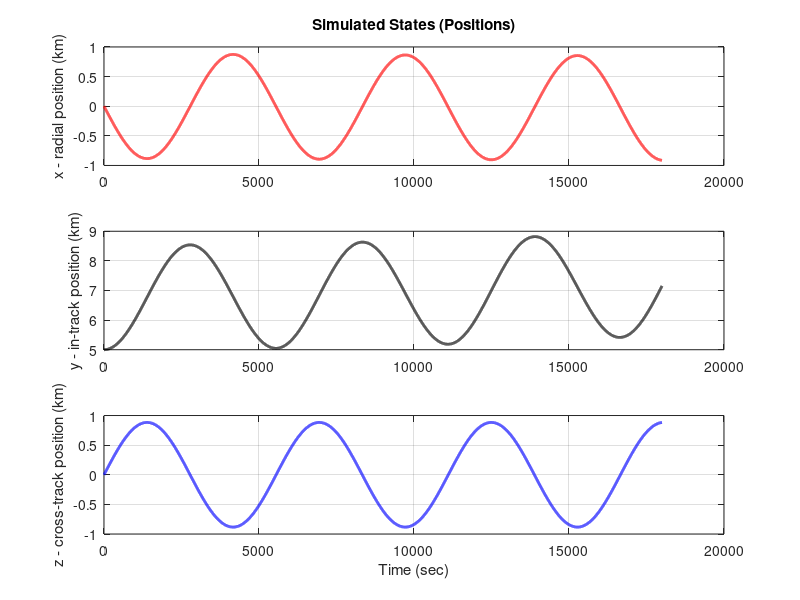
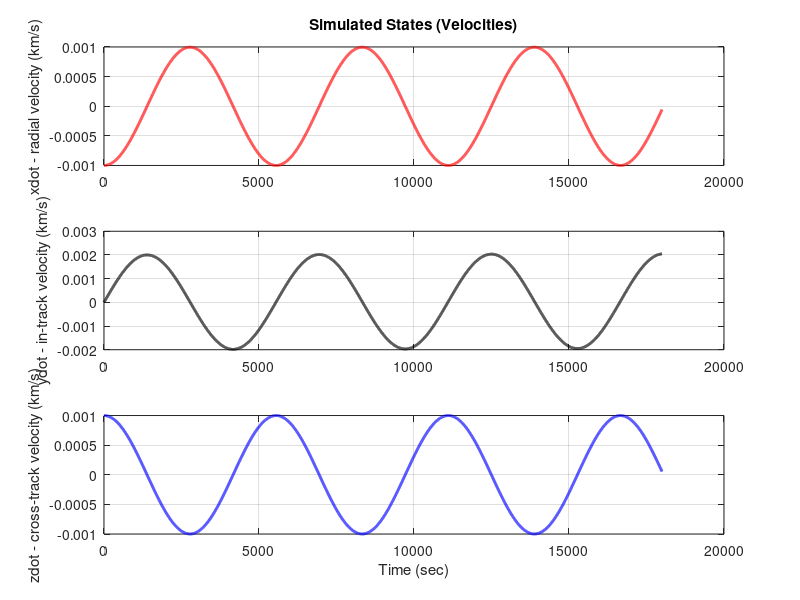
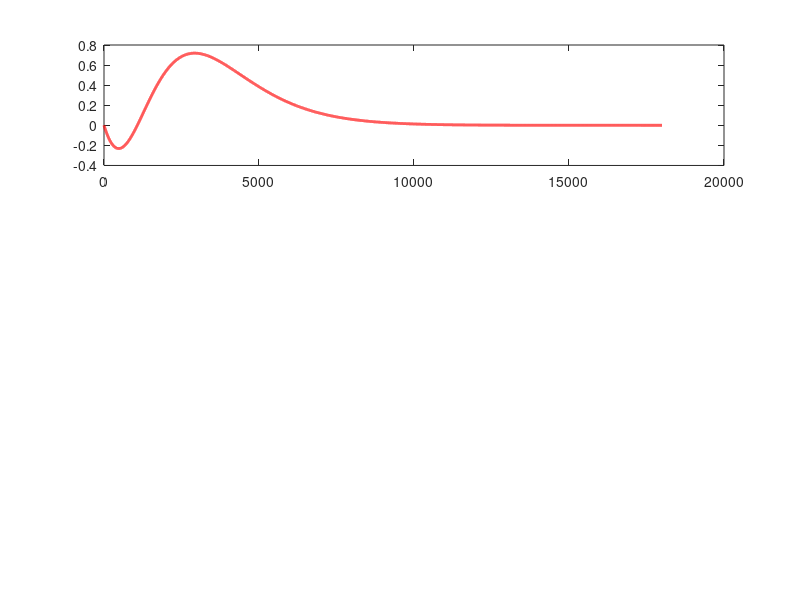

Reproduce these figures in MATLAB, in order. (Note: this script raises an error after producing the figures.)
%% ASEN 5014 - Linear Control Systems
% Final Project
% Galen Savidge, Aniket Goel, Andrew Palski

clear; close all; format shortG; clc;
%% PART A: Linear Systems Analysis
% Question 2:
% Linear system
n = sqrt(398600/6778^3);
A = [0 0 0 1 0 0;
     0 0 0 0 1 0;
     0 0 0 0 0 1;
     3*n^2 0 0 0 2*n 0;
     0 0 0 -2*n 0 0;
     0 0 -n^2 0 0 0];
B = [0 0 0;
     0 0 0;
     0 0 0;
     1 0 0;
     0 1 0;
     0 0 1];
C = [1 0 0 0 0 0;
     0 1 0 0 0 0;
     0 0 1 0 0 0];
D = [0 0 0;
     0 0 0;
     0 0 0];
G = [0;0;0;0;1;0]; %disturbance matrix, disturbance only affects in track dynamics
B_tot = [B,G];
D_tot = [D,[0;0;0]];
%x0 = [0; 10; 0; 0; 0; .001]; % initial condition
%x0 = [-.75; 5; 0; -.001; 0; .001];
x0 = [0; 5; 0; -.001; 0; .001];
r = [0; 5; 0; 0; 0; 0]; % reference 
d = -1e-9; % disturbance %CHANGE: set to 1 um/s vs 1 m/s

% Eigenvalues
[E, L] = eig(A);
evals = diag(L);

% Simulated plant dynamics with no control and including disturbances
u = [0;0;0];
u_tot = [u;d]';
ts = 0:1:18000;
us = u_tot + zeros(length(ts),4);
sys_OL = ss(A,B_tot,C,D_tot);
[ys,~,xs] = lsim(sys_OL,us,ts,x0);
figure();
ax = subplot(3,1,1);
plot(ax,ts,xs(:,1),'LineWidth',2,'Color','r')
ylabel('x - radial position (km)')
title('Simulated States (Positions)')
grid on
ax = subplot(3,1,2);
plot(ax,ts,xs(:,2),'LineWidth',2,'Color','k')
ylabel('y - in-track position (km)')
grid on
ax = subplot(3,1,3);
plot(ax,ts,xs(:,3),'LineWidth',2,'Color','b')
ylabel('z - cross-track position (km)')
xlabel('Time (sec)')
grid on

figure()
ax = subplot(3,1,1);
plot(ax,ts,xs(:,4),'LineWidth',2,'Color','r')
ylabel('xdot - radial velocity (km/s)')
title('Simulated States (Velocities)')
grid on
ax = subplot(3,1,2);
plot(ax,ts,xs(:,5),'LineWidth',2,'Color','k')
ylabel('ydot - in-track velocity (km/s)')
grid on
ax = subplot(3,1,3);
plot(ax,ts,xs(:,6),'LineWidth',2,'Color','b')
ylabel('zdot - cross-track velocity (km/s)')
xlabel('Time (sec)')
grid on

% Question 3
% Reachability/Controllability
P = [B A*B A^2*B A^3*B A^4*B A^5*B]; 
rank(P) % = 6 = n, so reachable

% Observability
O = [C; C*A; C*A^2; C*A^3; C*A^4; C*A^5];
rank(O) % = 6 = n, so completely observable

%% PART B
% Question 4: Full State Feedback

% Try without integral control at first

%K = place(A,B,...
    %[-0.0010652 -0.0016794 -0.0013118 -.0018838 -.00088127 -.00090389]);
    %[-0.0006734 -0.0013248 -0.0015337 -0.0018912 -0.0019766 -0.0013533]);
    %[-0.0014447 -0.0019018 -0.00079164 -0.0013151 -0.0010307 -0.00079626]);
%K = place(A,B,[-.00079626 -.00079164 -.002*rand(1,4)]);
K = place(A,B,...
    [-0.00110777413157877 -0.00106524700494181 -0.000791640000001095 -0.000903891418517599 -0.000796260000000242 -0.00167939484143928]);
F = inv(C/(-A+B*K)*B);

Acl_FSF = A - B*K;
Bcl_FSF = [B*F G];
Ccl_FSF = C - D*K;
Dcl_FSF = [D*F zeros(3,1)];

sys_FSF = ss(Acl_FSF, Bcl_FSF, Ccl_FSF, Dcl_FSF);

% Having issues getting integral control to not overshoot
%With integral control, first set up augmented matrices

% Aaug_FSF = [A zeros(6,3);-C zeros(3)];
% Baug_FSF = [B; zeros(3)];
% Caug_FSF = [C zeros(3)];
% Daug_FSF = zeros(3);
% Faug_FSF = [zeros(6,3);eye(3)];
% Gaug_FSF = [G; zeros(3,1)];
% 
% Kaug_FSF = place(Aaug_FSF,Baug_FSF,...
%     -.003*rand(1,9));
%     %[-0.0013149 -0.00327 -0.00156 -.00301 -.00264 -.000828 -.0029 -.002 -.0015]);
%     
% Acl_FSF = Aaug_FSF - Baug_FSF*Kaug_FSF;
% Bcl_FSF = [Faug_FSF Gaug_FSF];
% Ccl_FSF = Caug_FSF;
% Dcl_FSF = [Daug_FSF zeros(3,1)];
% 
% sys_FSF = ss(Acl_FSF, Bcl_FSF, Ccl_FSF, Dcl_FSF);


r_aug_FSF = repmat([0 .5 0 d],length(ts),1);%reference input augmented with disturbance

[y_FSF,~,x_FSF] = lsim(sys_FSF, r_aug_FSF, ts, x0);
%[y_FSF,~,x_FSF] = lsim(sys_FSF, r_aug_FSF, ts, [x0; zeros(3,1)]); %integral control version

%Check actuators
u = zeros(3,length(ts));
for ii = 1:length(ts)
    u(:,ii) = F*[0;.5;0] - K * x_FSF(ii,:)'; %non-integral version
    %u(:,ii) = -Kaug_FSF * x_FSF(ii,:)'; %integral control version
end

u = 1000 * u; %convert to m/s

figure();
clf;
ax = subplot(3,1,1);
plot(ax,ts,x_FSF(:,1),'LineWidth',2,'Color','r')
hold on;
yline(.25,':');yline(-.25,':');
yline(.05,'--');yline(-.05,'--');
ylabel('x - radial position (km)')
grid on
ax = subplot(3,1,2);
plot(ax,ts,x_FSF(:,2),'LineWidth',2,'Color','k')
hold on;
yline(.5+.25,':');yline(.5-.25,':');
yline(.5+.05,'--');yline(.5-.05,'--');
ylabel('y - in-track position (km)')
grid on
ax = subplot(3,1,3);
plot(ax,ts,x_FSF(:,3),'LineWidth',2,'Color','b')
hold on;
yline(.25,':');yline(-.25,':');
yline(.05,'--');yline(-.05,'--');
ylabel('z - cross-track position (km)')
xlabel('Time (sec)')
grid on
sgtitle('Full State Feedback Position Response');

figure()
clf;
ax = subplot(3,1,1);
plot(ax,ts,x_FSF(:,4),'LineWidth',2,'Color','r')
ylabel('xdot - radial velocity (km/s)')
grid on
ax = subplot(3,1,2);
plot(ax,ts,x_FSF(:,5),'LineWidth',2,'Color','k')
ylabel('ydot - in-track velocity (km/s)')
grid on
ax = subplot(3,1,3);
plot(ax,ts,x_FSF(:,6),'LineWidth',2,'Color','b')
ylabel('zdot - cross-track velocity (km/s)')
xlabel('Time (sec)')
grid on
sgtitle('Full State Feedback Velocity Response');

figure()
clf
subplot(3,1,1);
plot(ts,u(1,:),'LineWidth',2,'Color','r');
hold on;
plot([0 max(ts)],[0.00769 0.00769],'k:');
plot([0 max(ts)],[-0.00769 -0.00769],'k:');
ylabel('Radial Actuator Response (m/s^2)');

subplot(3,1,2);
plot(ts,u(2,:),'LineWidth',2,'Color','k');
hold on;
plot([0 max(ts)],[0.00769 0.00769],'k:');
plot([0 max(ts)],[-0.00769 -0.00769],'k:');
ylabel('In-Track Actuator Response (m/s^2)');

subplot(3,1,3);
plot(ts,u(3,:),'LineWidth',2,'Color','b');
hold on;
plot([0 max(ts)],[0.00769 0.00769],'k:');
plot([0 max(ts)],[-0.00769 -0.00769],'k:');
ylabel('Cross-Track Actuator Response (m/s^2)');
xlabel('Time (sec)');
sgtitle('Full State Feedback Actuator Response vs Time');

% Question 5
% Luenberger observer matrix
des_L_poles = [-3, -3.1, -3.2, -3.3, -3.4, -3.5];
L_transpose = place(A',C',des_L_poles);
L = L_transpose';
% Closed loop state and error dynamics with full state feedback control
A_CL_aug = [(A-B*K), B*K;
        zeros(size(A-B*K)), (A-L*C)];
B_CL_aug = [B*F; zeros(size(B*F))];
C_CL_aug = [C, zeros(size(C))];
D_CL_aug = D_tot;
B_CL_aug_tot = [B_CL_aug, [G;G]];

% Simulating with zero initial error
e0 = zeros(6,1);
x_cl_aug0 = [x0;e0];

us = r_aug_FSF;
sys_CL_aug = ss(A_CL_aug,B_CL_aug_tot,C_CL_aug,D_CL_aug);
[ys,~,xs] = lsim(sys_CL_aug,us,ts,x_cl_aug0);
figure();
ax = subplot(3,1,1);
plot(ax,ts,xs(:,1),'LineWidth',2,'Color','r')
ylabel('x - radial position (km)')
title('Simulated States (Positions)')
grid on
ax = subplot(3,1,2);
plot(ax,ts,xs(:,2),'LineWidth',2,'Color','k')
ylabel('y - in-track position (km)')
grid on
ax = subplot(3,1,3);
plot(ax,ts,xs(:,3),'LineWidth',2,'Color','b')
ylabel('z - cross-track position (km)')
xlabel('Time (sec)')
grid on

figure()
ax = subplot(3,1,1);
plot(ax,ts,xs(:,4),'LineWidth',2,'Color','r')
ylabel('xdot - radial velocity (km/s)')
title('Simulated States (Velocities)')
grid on
ax = subplot(3,1,2);
plot(ax,ts,xs(:,5),'LineWidth',2,'Color','k')
ylabel('ydot - in-track velocity (km/s)')
grid on
ax = subplot(3,1,3);
plot(ax,ts,xs(:,6),'LineWidth',2,'Color','b')
ylabel('zdot - cross-track velocity (km/s)')
xlabel('Time (sec)')
grid on

figure();
ax = subplot(3,1,1);
plot(ax,ts,xs(:,7),'LineWidth',2,'Color','r')
ylabel('x - radial position (km)')
title('Error (Positions)')
grid on
ax = subplot(3,1,2);
plot(ax,ts,xs(:,8),'LineWidth',2,'Color','k')
ylabel('y - in-track position (km)')
grid on
ax = subplot(3,1,3);
plot(ax,ts,xs(:,9),'LineWidth',2,'Color','b')
ylabel('z - cross-track position (km)')
xlabel('Time (sec)')
grid on

figure();
ax = subplot(3,1,1);
plot(ax,ts,xs(:,10),'LineWidth',2,'Color','r')
ylabel('x - radial position (km)')
title('Error (Velocities)')
grid on
ax = subplot(3,1,2);
plot(ax,ts,xs(:,11),'LineWidth',2,'Color','k')
ylabel('y - in-track position (km)')
grid on
ax = subplot(3,1,3);
plot(ax,ts,xs(:,12),'LineWidth',2,'Color','b')
ylabel('z - cross-track position (km)')
xlabel('Time (sec)')
grid on

% Simulating with nonzero initial error
e0 = [1 1 1 .1 .1 .1]';
x_cl_aug0 = [x0;e0];

us = r_aug_FSF;
sys_CL_aug = ss(A_CL_aug,B_CL_aug_tot,C_CL_aug,D_CL_aug);
[ys,~,xs] = lsim(sys_CL_aug,us,ts,x_cl_aug0);
figure();
ax = subplot(3,1,1);
plot(ax,ts,xs(:,1),'LineWidth',2,'Color','r')
ylabel('x - radial position (km)')
title('Simulated States (Positions)')
grid on
ax = subplot(3,1,2);
plot(ax,ts,xs(:,2),'LineWidth',2,'Color','k')
ylabel('y - in-track position (km)')
grid on
ax = subplot(3,1,3);
plot(ax,ts,xs(:,3),'LineWidth',2,'Color','b')
ylabel('z - cross-track position (km)')
xlabel('Time (sec)')
grid on

figure()
ax = subplot(3,1,1);
plot(ax,ts,xs(:,4),'LineWidth',2,'Color','r')
ylabel('xdot - radial velocity (km/s)')
title('Simulated States (Velocities)')
grid on
ax = subplot(3,1,2);
plot(ax,ts,xs(:,5),'LineWidth',2,'Color','k')
ylabel('ydot - in-track velocity (km/s)')
grid on
ax = subplot(3,1,3);
plot(ax,ts,xs(:,6),'LineWidth',2,'Color','b')
ylabel('zdot - cross-track velocity (km/s)')
xlabel('Time (sec)')
grid on

figure();
ax = subplot(3,1,1);
plot(ax,ts,xs(:,7),'LineWidth',2,'Color','r')
ylabel('x - radial position (km)')
title('Error (Positions)')
grid on
ax = subplot(3,1,2);
plot(ax,ts,xs(:,8),'LineWidth',2,'Color','k')
ylabel('y - in-track position (km)')
grid on
ax = subplot(3,1,3);
plot(ax,ts,xs(:,9),'LineWidth',2,'Color','b')
ylabel('z - cross-track position (km)')
xlabel('Time (sec)')
grid on

figure();
ax = subplot(3,1,1);
plot(ax,ts,xs(:,10),'LineWidth',2,'Color','r')
ylabel('x - radial position (km)')
title('Error (Velocities)')
grid on
ax = subplot(3,1,2);
plot(ax,ts,xs(:,11),'LineWidth',2,'Color','k')
ylabel('y - in-track position (km)')
grid on
ax = subplot(3,1,3);
plot(ax,ts,xs(:,12),'LineWidth',2,'Color','b')
ylabel('z - cross-track position (km)')
xlabel('Time (sec)')

% Question 6
% Set up cost function using Bryson's rules
xmax = ones(1, 6); % TBD
umax = 10 / 1300 * 1e-3 % Maximum acceleration per thruster [km/s^2]

% Tuning parameters
alpha = ones(1, 6); % State error weights
alpha = alpha./sum(alpha);
beta = ones(1, 3); % Input weights
beta = beta./sum(beta);
rho = 2e6;

Q = diag(alpha./(xmax.^2))
R = rho*diag(beta/umax)

% Use LQR to generate CL gain from cost function
[K_LQR,W,evals_LQR] = lqr(A,B,Q,R);

% Feed-forward gain for zero steady-state offset
F_LQR = inv(C/(-A+B*K_LQR)*B);

% Assemble closed-loop system (with disturbance)
Acl_LQR = A - B*K_LQR;
Bcl_LQR = [B*F_LQR, G];
Ccl_LQR = C;
Dcl_LQR = [D, zeros(3,1)];
syscl_LQR = ss(Acl_LQR, Bcl_LQR, Ccl_LQR, Dcl_LQR);

% Simulate system
[ys,~,xs] = lsim(syscl_LQR,r_aug_FSF,ts,x0);

% Reconstruct inputs
rs = repmat([0 0.5 0], length(ts), 1);
u = F_LQR*rs' - K_LQR*xs';
u = u * 1e3;

figure();
ax = subplot(3,1,1);
plot(ax,ts,xs(:,1),'LineWidth',2,'Color','r')
ylabel('x - radial position (km)')
title('Simulated States (Positions)')
grid on
ax = subplot(3,1,2);
plot(ax,ts,xs(:,2),'LineWidth',2,'Color','k')
ylabel('y - in-track position (km)')
grid on
ax = subplot(3,1,3);
plot(ax,ts,xs(:,3),'LineWidth',2,'Color','b')
ylabel('z - cross-track position (km)')
xlabel('Time (sec)')
grid on

figure()
ax = subplot(3,1,1);
plot(ax,ts,xs(:,4),'LineWidth',2,'Color','r')
ylabel('xdot - radial velocity (km/s)')
title('Simulated States (Velocities)')
grid on
ax = subplot(3,1,2);
plot(ax,ts,xs(:,5),'LineWidth',2,'Color','k')
ylabel('ydot - in-track velocity (km/s)')
grid on
ax = subplot(3,1,3);
plot(ax,ts,xs(:,6),'LineWidth',2,'Color','b')
ylabel('zdot - cross-track velocity (km/s)')
xlabel('Time (sec)')
grid on

figure()
subplot(3,1,1);
plot(ts,u(1,:),'LineWidth',2,'Color','r');
hold on;
plot([0 max(ts)],[0.000769 0.000769],'k:');
plot([0 max(ts)],[-0.000769 -0.000769],'k:');
ylabel('Radial Actuator Response (m/s^2)');

subplot(3,1,2);
plot(ts,u(2,:),'LineWidth',2,'Color','k');
hold on;
plot([0 max(ts)],[0.000769 0.000769],'k:');
plot([0 max(ts)],[-0.000769 -0.000769],'k:');
ylabel('In-Track Actuator Response (m/s^2)');

subplot(3,1,3);
plot(ts,u(3,:),'LineWidth',2,'Color','b');
hold on;
plot([0 max(ts)],[0.000769 0.000769],'k:');
plot([0 max(ts)],[-0.000769 -0.000769],'k:');
ylabel('Cross-Track Actuator Response (m/s^2)');
xlabel('Time (sec)');
sgtitle('Actuator Response vs Time');
